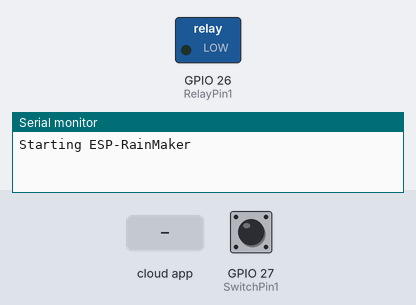
A sketch run on a simulated ESP32. Shown: switched loads named in the sketch (green lamp = pin HIGH), the last lines printed to the serial monitor. Inputs (shaded band) come from the test bench; at power-on: GPIO 27 (SwitchPin1) HIGH. WiFi joins after 1.5 s; servers stay silent unless stated.

Above: at 1.2 s.
1.3 s: GPIO 27 (SwitchPin1) pulled LOW for 0.15 s
At 2.4 s:
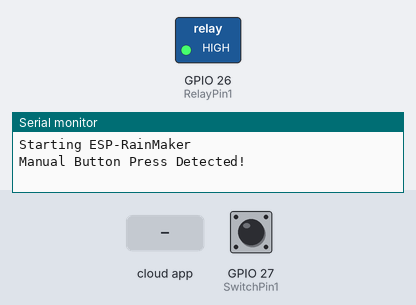
2.9 s: the phone or cloud app sets Power.Switch to 0
At 3.6 s:
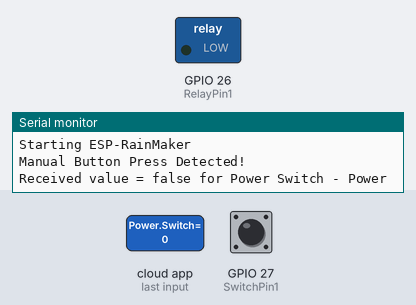
4.4 s: the phone or cloud app sets Power.Switch to 1
At 4.7 s:
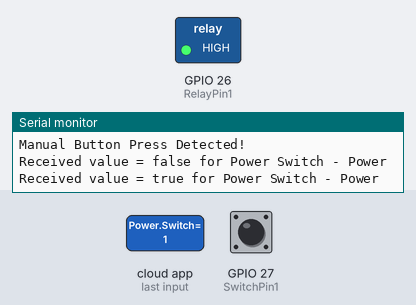
5.9 s: GPIO 27 (SwitchPin1) pulled LOW for 1 s
At 7.2 s:
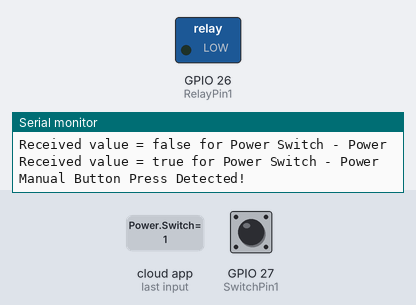
8.4 s: GPIO 27 (SwitchPin1) pulled LOW for 3.2 s
At 9.2 s:
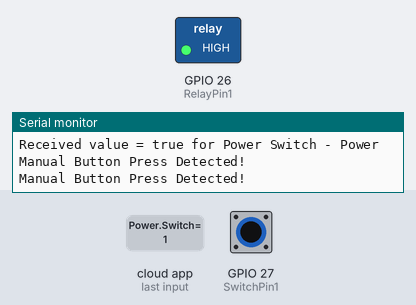
Timing chart, 0 to 11.4 s (numbered marks = the images above; inputs shaded):
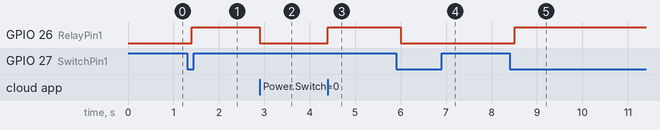

Measured:
- after the input at 1.3 s, GPIO 26 (RelayPin1): LOW → HIGH after 0.10 s
- after the input at 2.9 s, GPIO 26 (RelayPin1): HIGH → LOW at once
- after the input at 4.4 s, GPIO 26 (RelayPin1): LOW → HIGH at once
- after the input at 5.9 s, GPIO 26 (RelayPin1): HIGH → LOW after 0.11 s
- after the input at 8.4 s, GPIO 26 (RelayPin1): LOW → HIGH after 0.11 s

The sketch:

single_timercontrol.ino
```cpp
#include "RMaker.h"
#include "WiFi.h"
#include "WiFiProv.h"
#include <Bounce2.h>

// Provisioning service details
const char *service_name = "PROV_aditya";
const char *pop = "12345678";

// Define device names
char deviceName_1[] = "Power Switch";
char deviceName_2[] = "Timer Input Selector";

// GPIO pin definitions
static uint8_t RelayPin1 = 26;
static uint8_t SwitchPin1 = 27;
static uint8_t gpio_reset = 0;

// Variables for states
bool toggleState_1 = LOW; // Relay state
int timerDuration = 1;    // Default timer (in minutes)

// Debounce object for manual button
Bounce debouncer1 = Bounce();

// Timer handle for auto turn-off
TimerHandle_t timerHandle = NULL;

// Declare devices
static Switch my_switch1(deviceName_1, &RelayPin1);
static Device my_device2(deviceName_2);

// Pointer to timer parameter
Param *timer_param_ptr;

// Timer Callback Function (Turns Off Relay)
void timerCallback(TimerHandle_t xTimer)
{
    Serial.println("Timer ended. Turning OFF relay.");
    digitalWrite(RelayPin1, LOW);
    toggleState_1 = LOW;
    my_switch1.updateAndReportParam(ESP_RMAKER_DEF_POWER_NAME, toggleState_1);
}

// Write Callback Function
void write_callback(Device *device, Param *param, const param_val_t val, void *priv_data, write_ctx_t *ctx)
{
    const char *device_name = device->getDeviceName();
    const char *param_name = param->getParamName();

    if (strcmp(device_name, deviceName_1) == 0 && strcmp(param_name, ESP_RMAKER_DEF_POWER_NAME) == 0)
    {
        Serial.printf("Received value = %s for %s - %s\n", val.val.b ? "true" : "false", device_name, param_name);

        if (val.val.b) {
            digitalWrite(RelayPin1, HIGH);
            if (timerHandle) {
                xTimerStart(timerHandle, 0);  // Start the countdown timer
            }
        } else {
            digitalWrite(RelayPin1, LOW);
            xTimerStop(timerHandle, 0);  // Stop the timer if manually turned off
        }

        toggleState_1 = val.val.b;
        param->updateAndReport(val);
    }
    else if (strcmp(device_name, deviceName_2) == 0 && strcmp(param_name, "Input Selector") == 0)
    {
        Serial.printf("Timer duration changed to: %s\n", val.val.s);

        // Convert string input to integer (minutes)
        timerDuration = atoi(val.val.s);
        timer_param_ptr->updateAndReport(val);

        // Update timer duration
        if (timerHandle) {
            xTimerChangePeriod(timerHandle, pdMS_TO_TICKS(timerDuration * 60000), 0);
        }
    }
}

void setup()
{
    Serial.begin(115200);

    // Set GPIO modes
    pinMode(RelayPin1, OUTPUT);
    pinMode(SwitchPin1, INPUT_PULLUP);
    pinMode(gpio_reset, INPUT);

    // Initialize debouncer
    debouncer1.attach(SwitchPin1);
    debouncer1.interval(25); // Debounce interval in ms

    // Default relay state
    digitalWrite(RelayPin1, toggleState_1);

    // Initialize ESP RainMaker node
    Node my_node = RMaker.initNode("Home Server");

    // Add standard Power Switch device
    my_switch1.addCb(write_callback);
    my_node.addDevice(my_switch1);

    // Add Timer Input Selector
    my_device2.addNameParam();
    timer_param_ptr = new Param("Input Selector", "esp.param.input-selector", value("1"), PROP_FLAG_READ | PROP_FLAG_WRITE);
    timer_param_ptr->addUIType(ESP_RMAKER_UI_DROPDOWN);

    const char *validOptions[] = {"1", "2", "3", "4", "5"};
    timer_param_ptr->addValidStrList(validOptions, 5);

    my_device2.addParam(*timer_param_ptr);
    my_node.addDevice(my_device2);

    // Enable RainMaker features
    RMaker.enableOTA(OTA_USING_PARAMS);
    RMaker.enableTZService();
    RMaker.enableSchedule();

    // Start ESP RainMaker
    Serial.printf("\nStarting ESP-RainMaker\n");
    RMaker.start();

    // Configure Wi-Fi provisioning
    WiFi.onEvent([](arduino_event_t *sys_event) {
        if (sys_event->event_id == ARDUINO_EVENT_PROV_START) {
#if CONFIG_IDF_TARGET_ESP32
            Serial.printf("\nProvisioning Started on BLE with name: %s\n", service_name);
#else
            Serial.printf("\nProvisioning Started on SoftAP with name: %s\n", service_name);
#endif
        }
    });

#if CONFIG_IDF_TARGET_ESP32
    WiFiProv.beginProvision(NETWORK_PROV_SCHEME_BLE, NETWORK_PROV_SCHEME_HANDLER_FREE_BTDM, NETWORK_PROV_SECURITY_1, pop, service_name);
#else
    WiFiProv.beginProvision(NETWORK_PROV_SCHEME_SOFTAP, NETWORK_PROV_SCHEME_HANDLER_NONE, NETWORK_PROV_SECURITY_1, pop, service_name);
#endif

    // Initialize timer for relay auto-off
    timerHandle = xTimerCreate("RelayTimer", pdMS_TO_TICKS(timerDuration * 60000), pdFALSE, NULL, timerCallback);

    // Update initial states
    my_switch1.updateAndReportParam(ESP_RMAKER_DEF_POWER_NAME, toggleState_1);
    timer_param_ptr->updateAndReport(value("1"));
}

void loop()
{
    // Handle manual button press for Power Switch
    debouncer1.update();
    if (debouncer1.fell())
    {
        Serial.println("Manual Button Press Detected!");

        // Toggle relay state manually
        toggleState_1 = !toggleState_1;
        digitalWrite(RelayPin1, toggleState_1);

        // Start timer if turned ON manually
        if (toggleState_1 && timerHandle) {
            xTimerStart(timerHandle, 0);
        } else {
            xTimerStop(timerHandle, 0);
        }

        my_switch1.updateAndReportParam(ESP_RMAKER_DEF_POWER_NAME, toggleState_1);
    }

    delay(100);
}
```
